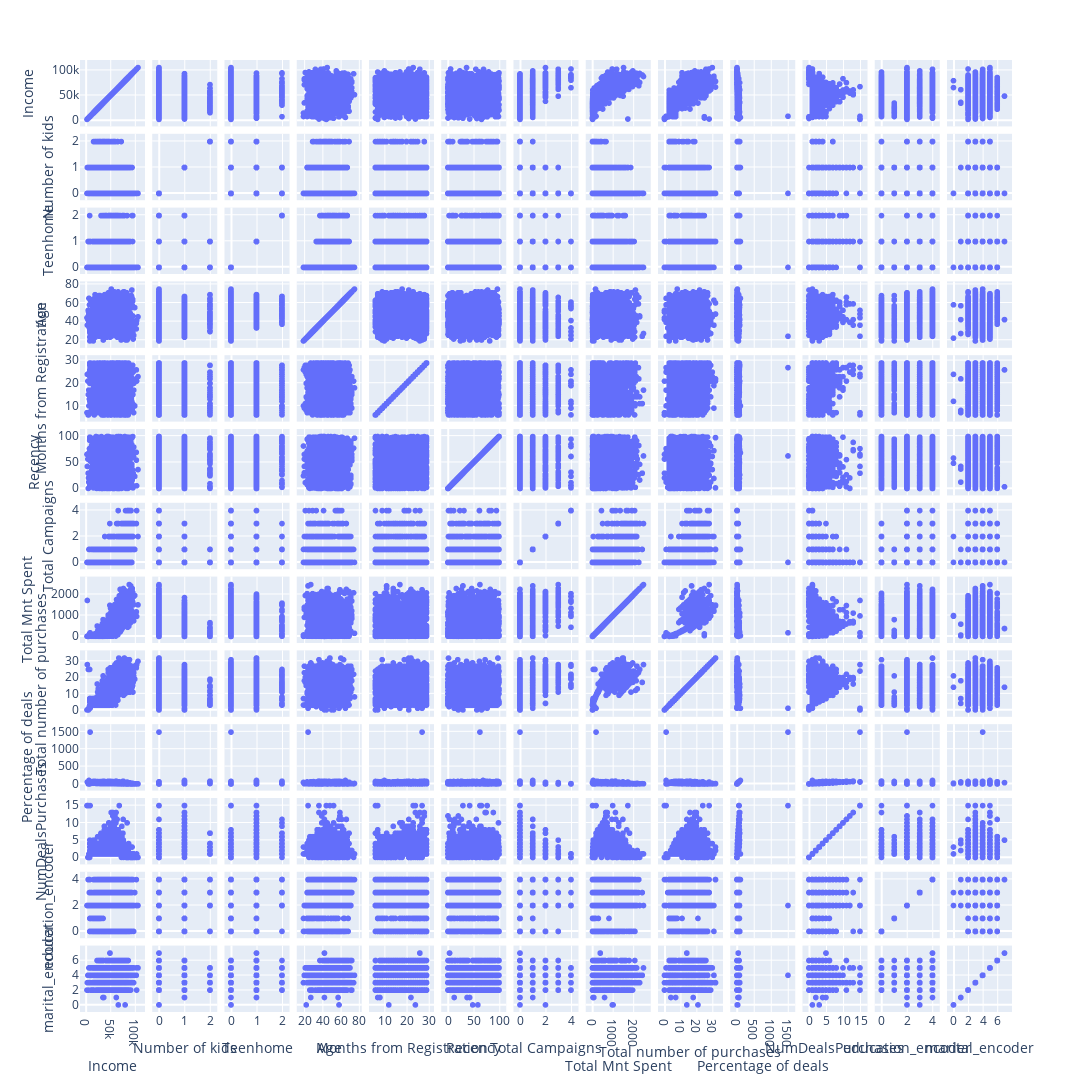

The cell this chart's notebook holds for it:
### Markdown cell above
##### 1.2.1 Exploring all

### Code cell
fig = px.scatter_matrix(campaign_results[totalvar],
width=1200, height=1600)
fig.show()

### Figure 1 — Plotly figure (JSON) as saved in the notebook; plotly's stock layout.template omitted (floating-point values rounded to 4 significant figures; data arrays with more than 128 entries replaced by an {"elided": "..."} marker saying what was removed)
{"data": [{"dimensions": [{"axis": {"matches": true}, "label": "Income", "values": {"elided": "2204 int values"}}, {"axis": {"matches": true}, "label": "Number of kids", "values": {"elided": "2204 int values"}}, {"axis": {"matches": true}, "label": "Teenhome", "values": {"elided": "2204 int values"}}, {"axis": {"matches": true}, "label": "Age", "values": {"elided": "2204 int values"}}, {"axis": {"matches": true}, "label": "Months from Registration", "values": {"elided": "2204 int values"}}, {"axis": {"matches": true}, "label": "Recency", "values": {"elided": "2204 int values"}}, {"axis": {"matches": true}, "label": "Total Campaigns", "values": {"elided": "2204 int values"}}, {"axis": {"matches": true}, "label": "Total Mnt Spent", "values": {"elided": "2204 int values"}}, {"axis": {"matches": true}, "label": "Total number of purchases", "values": {"elided": "2204 int values"}}, {"axis": {"matches": true}, "label": "Percentage of deals", "values": {"elided": "2204 float values"}}, {"axis": {"matches": true}, "label": "NumDealsPurchases", "values": {"elided": "2204 int values"}}, {"axis": {"matches": true}, "label": "education_encoder", "values": {"elided": "2204 int values"}}, {"axis": {"matches": true}, "label": "marital_encoder", "values": {"elided": "2204 int values"}}], "hovertemplate": "%{xaxis.title.text}=%{x}<br>%{yaxis.title.text}=%{y}<extra></extra>", "legendgroup": "", "marker": {"color": "#636efa", "symbol": "circle"}, "name": "", "showlegend": false, "type": "splom"}], "layout": {"dragmode": "select", "height": 1600, "legend": {"tracegroupgap": 0}, "margin": {"t": 60}, "width": 1200}}
